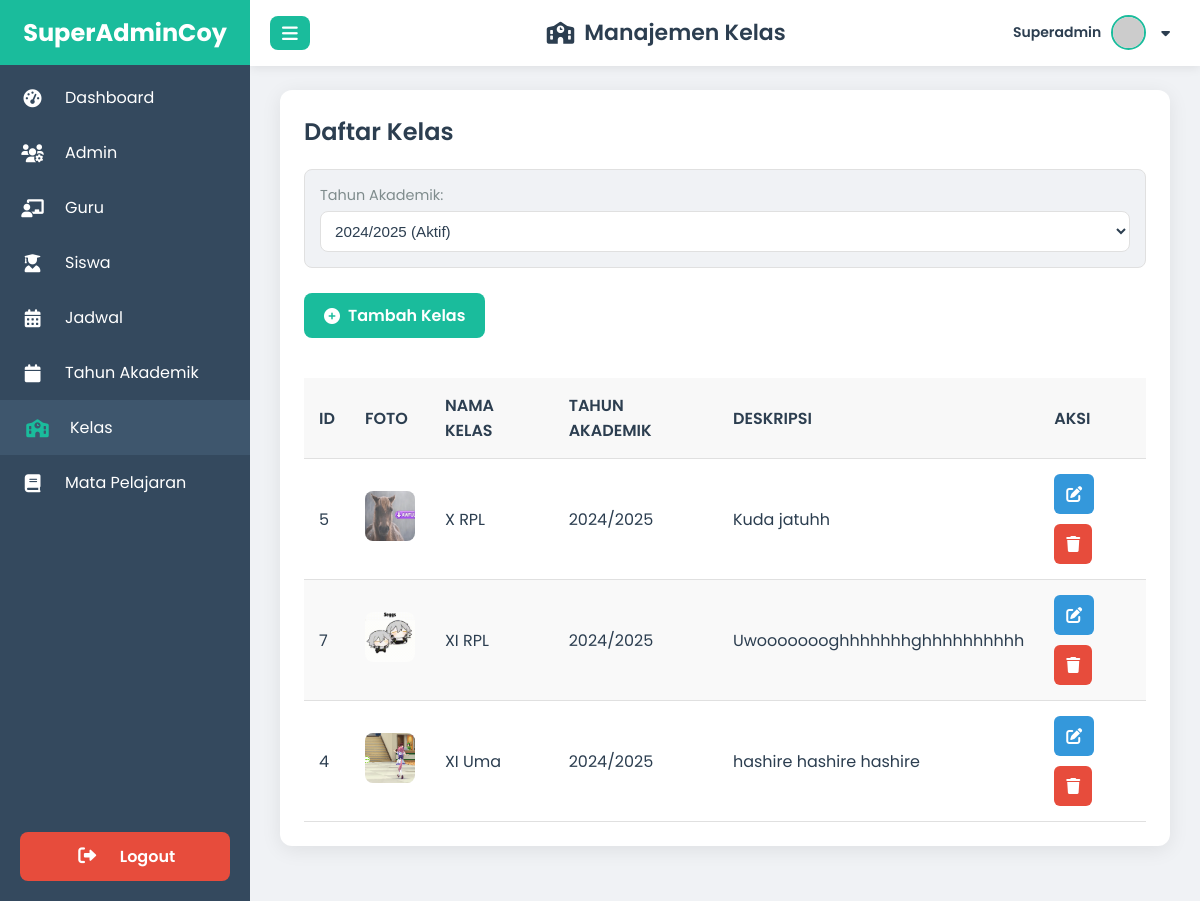
The page /superadmin/kelas/index.php (signed in) on the database its author committed.
### tables this page shows
CREATE TABLE `class` (
  `id` int(11) NOT NULL,
  `nama_kelas` varchar(50) NOT NULL,
  `teacher_id` int(11) NOT NULL,
  `photo` varchar(255) NOT NULL,
  `tahun_ajaran` varchar(20) NOT NULL,
  `deskripsi` text NOT NULL,
  `id_tahun_akademik` int(11) DEFAULT NULL
);

CREATE TABLE `tahun_akademik` (
  `id` int(11) NOT NULL,
  `nama_tahun` varchar(50) NOT NULL,
  `tanggal_mulai` date NOT NULL,
  `tanggal_selesai` date NOT NULL,
  `is_active` tinyint(1) NOT NULL DEFAULT 0,
  `created_at` timestamp NOT NULL DEFAULT current_timestamp(),
  `updated_at` timestamp NOT NULL DEFAULT current_timestamp() ON UPDATE current_timestamp()
);

### superadmin/kelas/index.php (the view, shortened to what this page needs)
<?php
require '../../koneksi.php';
$superadmin_name = htmlspecialchars($_SESSION['superadmin_name'] ?? 'SuperAdmin');
$superadmin_photo = 'https://placehold.co/40x40/cccccc/333333?text=SA';
$stmt_tahun_akademik = $pdo->query("SELECT id, nama_tahun, is_active FROM tahun_akademik ORDER BY nama_tahun DESC");
$tahun_akademik_options = $stmt_tahun_akademik->fetchAll(PDO::FETCH_ASSOC);
$selected_tahun_akademik_id = $_GET['tahun_akademik_id'] ?? null;
if ($selected_tahun_akademik_id === null) {
    $stmt_active_tahun = $pdo->query("SELECT id FROM tahun_akademik WHERE is_active = 1 LIMIT 1");
    $active_tahun = $stmt_active_tahun->fetch(PDO::FETCH_ASSOC);
    $selected_tahun_akademik_id = $active_tahun['id'] ?? ($tahun_akademik_options[0]['id'] ?? null);
}
if ($selected_tahun_akademik_id !== null) {
    $selected_tahun_akademik_id = (int)$selected_tahun_akademik_id;
}
$query_kelas = "SELECT c.*, ta.nama_tahun FROM class c LEFT JOIN tahun_akademik ta ON c.id_tahun_akademik = ta.id";
$params = [];
if ($selected_tahun_akademik_id !== null && $selected_tahun_akademik_id !== 0) {
    $query_kelas .= " WHERE c.id_tahun_akademik = ?";
    $params[] = $selected_tahun_akademik_id;
}
$query_kelas .= " ORDER BY ta.nama_tahun DESC, c.nama_kelas ASC";
$stmt = $pdo->prepare($query_kelas);
$stmt->execute($params);
$kelas_list = $stmt->fetchAll(PDO::FETCH_ASSOC);
?>
<!DOCTYPE html>
<html lang="id">
<head>
    <link href="https://cdnjs.cloudflare.com/ajax/libs/font-awesome/6.0.0-beta3/css/all.min.css" rel="stylesheet">
</head>
<body>
    <div class="sidebar" id="sidebar">
        <div class="logo"><span>SuperAdminCoy</span></div>
        <nav>
            <a href="../dashboard_superadmin.php">
                <i class="fas fa-tachometer-alt"></i>
                <span>Dashboard</span>
            </a>
            <a href="../admin/index.php">
                <i class="fas fa-users-cog"></i>
                <span>Admin</span>
            </a>
            <a href="../guru/index.php">
                <i class="fas fa-chalkboard-teacher"></i>
                <span>Guru</span>
            </a>
            <a href="../siswa/index.php">
                <i class="fas fa-user-graduate"></i>
                <span>Siswa</span>
            </a>
            <a href="../jadwal/index.php">
                <i class="fas fa-calendar-alt"></i>
                <span>Jadwal</span>
            </a>
            <a href="../Tahun_Akademik/index.php">
                <i class="fas fa-calendar"></i>
                <span>Tahun Akademik</span>
            </a>
            <a href="index.php">
                <i class="fas fa-school"></i>
                <span>Kelas</span>
            </a>
            <a href="../mapel/index.php">
                <i class="fas fa-book"></i>
                <span>Mata Pelajaran</span>
            </a>
            <div class="logout-button-container">
                <a onclick="showLogoutConfirm(); return false;" id="logoutButton"><i class="fas fa-sign-out-alt"></i><span>Logout</span></a>
            </div>
        </nav>
    </div>
    <div class="header" id="header">
        <button class="toggle-btn" onclick="toggleSidebar()">
            <i class="fas fa-bars"></i>
        </button>
        <h1><i class="fas fa-school"></i> Manajemen Kelas</h1>
        <div class="user-info" id="userInfoDropdown">
            <span><?= $superadmin_name ?></span>
            <img src="<?= $superadmin_photo ?>" alt="User Avatar"
                loading="lazy"
                onerror="this.onerror=null;this.src='https://placehold.co/40x40/cccccc/333333?text=SA';"
            >
            <i class="fas fa-caret-down"></i>
        </div>
    </div>
    <div class="content" id="mainContent">
        <div class="card">
            <h2>Daftar Kelas</h2>
            <div class="filter-section">
                <div class="filter-group">
                    <label for="filter_tahun_akademik">Tahun Akademik:</label>
                    <select id="filter_tahun_akademik" onchange="applyTahunAkademikFilter()">
                        <?php foreach ($tahun_akademik_options as $ta_option): ?>
                            <option value="<?php echo htmlspecialchars($ta_option['id']); ?>"
                                <?php echo ($ta_option['id'] == $selected_tahun_akademik_id) ? 'selected' : ''; ?>>
                                <?php echo htmlspecialchars($ta_option['nama_tahun']); ?>
                                <?php echo ($ta_option['is_active']) ? ' (Aktif)' : ''; ?>
                            </option>
                        <?php endforeach; ?>
                    </select>
                </div>
            </div>
            <a href="#" class="add-link" onclick="openModal('tambah'); return false;">
                <i class="fas fa-plus-circle"></i> Tambah Kelas
            </a>
            <div class="table-responsive">
                <table class="data-table">
                    <thead>
                        <tr>
                            <th>ID</th>
                            <th>Foto</th>
                            <th>Nama Kelas</th>
                            <th>Tahun Akademik</th>
                            <th>Deskripsi</th>
                            <th>Aksi</th>
                        </tr>
                    </thead>
                    <tbody>
                        <?php if (empty($kelas_list)): ?>
                            <tr>
                                <td colspan="6" style="text-align: center;">Tidak ada data kelas untuk tahun akademik ini.</td>
                            </tr>
                        <?php else: ?>
                            <?php foreach ($kelas_list as $kelas): ?>
                                <tr>
                                    <td><?php echo htmlspecialchars($kelas['id']); ?></td>
                                    <td>
                                        <img src="<?php echo htmlspecialchars('../../uploads/kelas/' . ($kelas['photo'] ?? 'default.jpg')); ?>" alt="Foto Kelas" style="width: 50px; height: 50px; border-radius: 8px; object-fit: cover;"
                                            loading="lazy"
                                            onerror="this.onerror=null;this.src='https://placehold.co/50x50/cccccc/333333?text=NO+IMG';"
                                        >
                                    </td>
                                    <td><?php echo htmlspecialchars($kelas['nama_kelas']); ?></td>
                                    <td><?php echo htmlspecialchars($kelas['nama_tahun'] ?? 'Tidak Ditetapkan'); ?></td>
                                    <td><?php echo htmlspecialchars($kelas['deskripsi'] ?? '-'); ?></td>
                                    <td>
                                        <a href="#" class="action-link edit" onclick="openModal('edit',
                                                <?php echo htmlspecialchars($kelas['id']); ?>,
                                                '<?php echo htmlspecialchars($kelas['nama_kelas']); ?>',
                                                '<?php echo htmlspecialchars($kelas['deskripsi'] ?? ''); ?>',
                                                '<?php echo htmlspecialchars($kelas['photo'] ?? ''); ?>',
                                                '<?php echo htmlspecialchars($kelas['id_tahun_akademik'] ?? ''); ?>'
                                            ); return false;">
                                            <i class="fas fa-edit"></i>
                                        </a>
                                        <a href="#" class="action-link delete" onclick="openDeleteModal(<?php echo htmlspecialchars($kelas['id']); ?>); return false;">
                                            <i class="fas fa-trash"></i>
                                        </a>
                                    </td>
                                </tr>
                            <?php endforeach; ?>
                        <?php endif; ?>
                    </tbody>
                </table>
            </div>
        </div>
    </div>
</body>
</html>

### rows shown on the page
class: id "5", photo (picture), nama_kelas "X RPL", id_tahun_akademik.nama_tahun "2024/2025", deskripsi "Kuda jatuhh"
class: id "7", photo (picture), nama_kelas "XI RPL", id_tahun_akademik.nama_tahun "2024/2025", deskripsi "Uwoooooooghhhhhhhghhhhhhhhhh"
class: id "4", photo (picture), nama_kelas "XI Uma", id_tahun_akademik.nama_tahun "2024/2025", deskripsi "hashire hashire hashire"

### other values the page prints
$superadmin_name "Superadmin"
form field value "2024/2025 (Aktif)"
